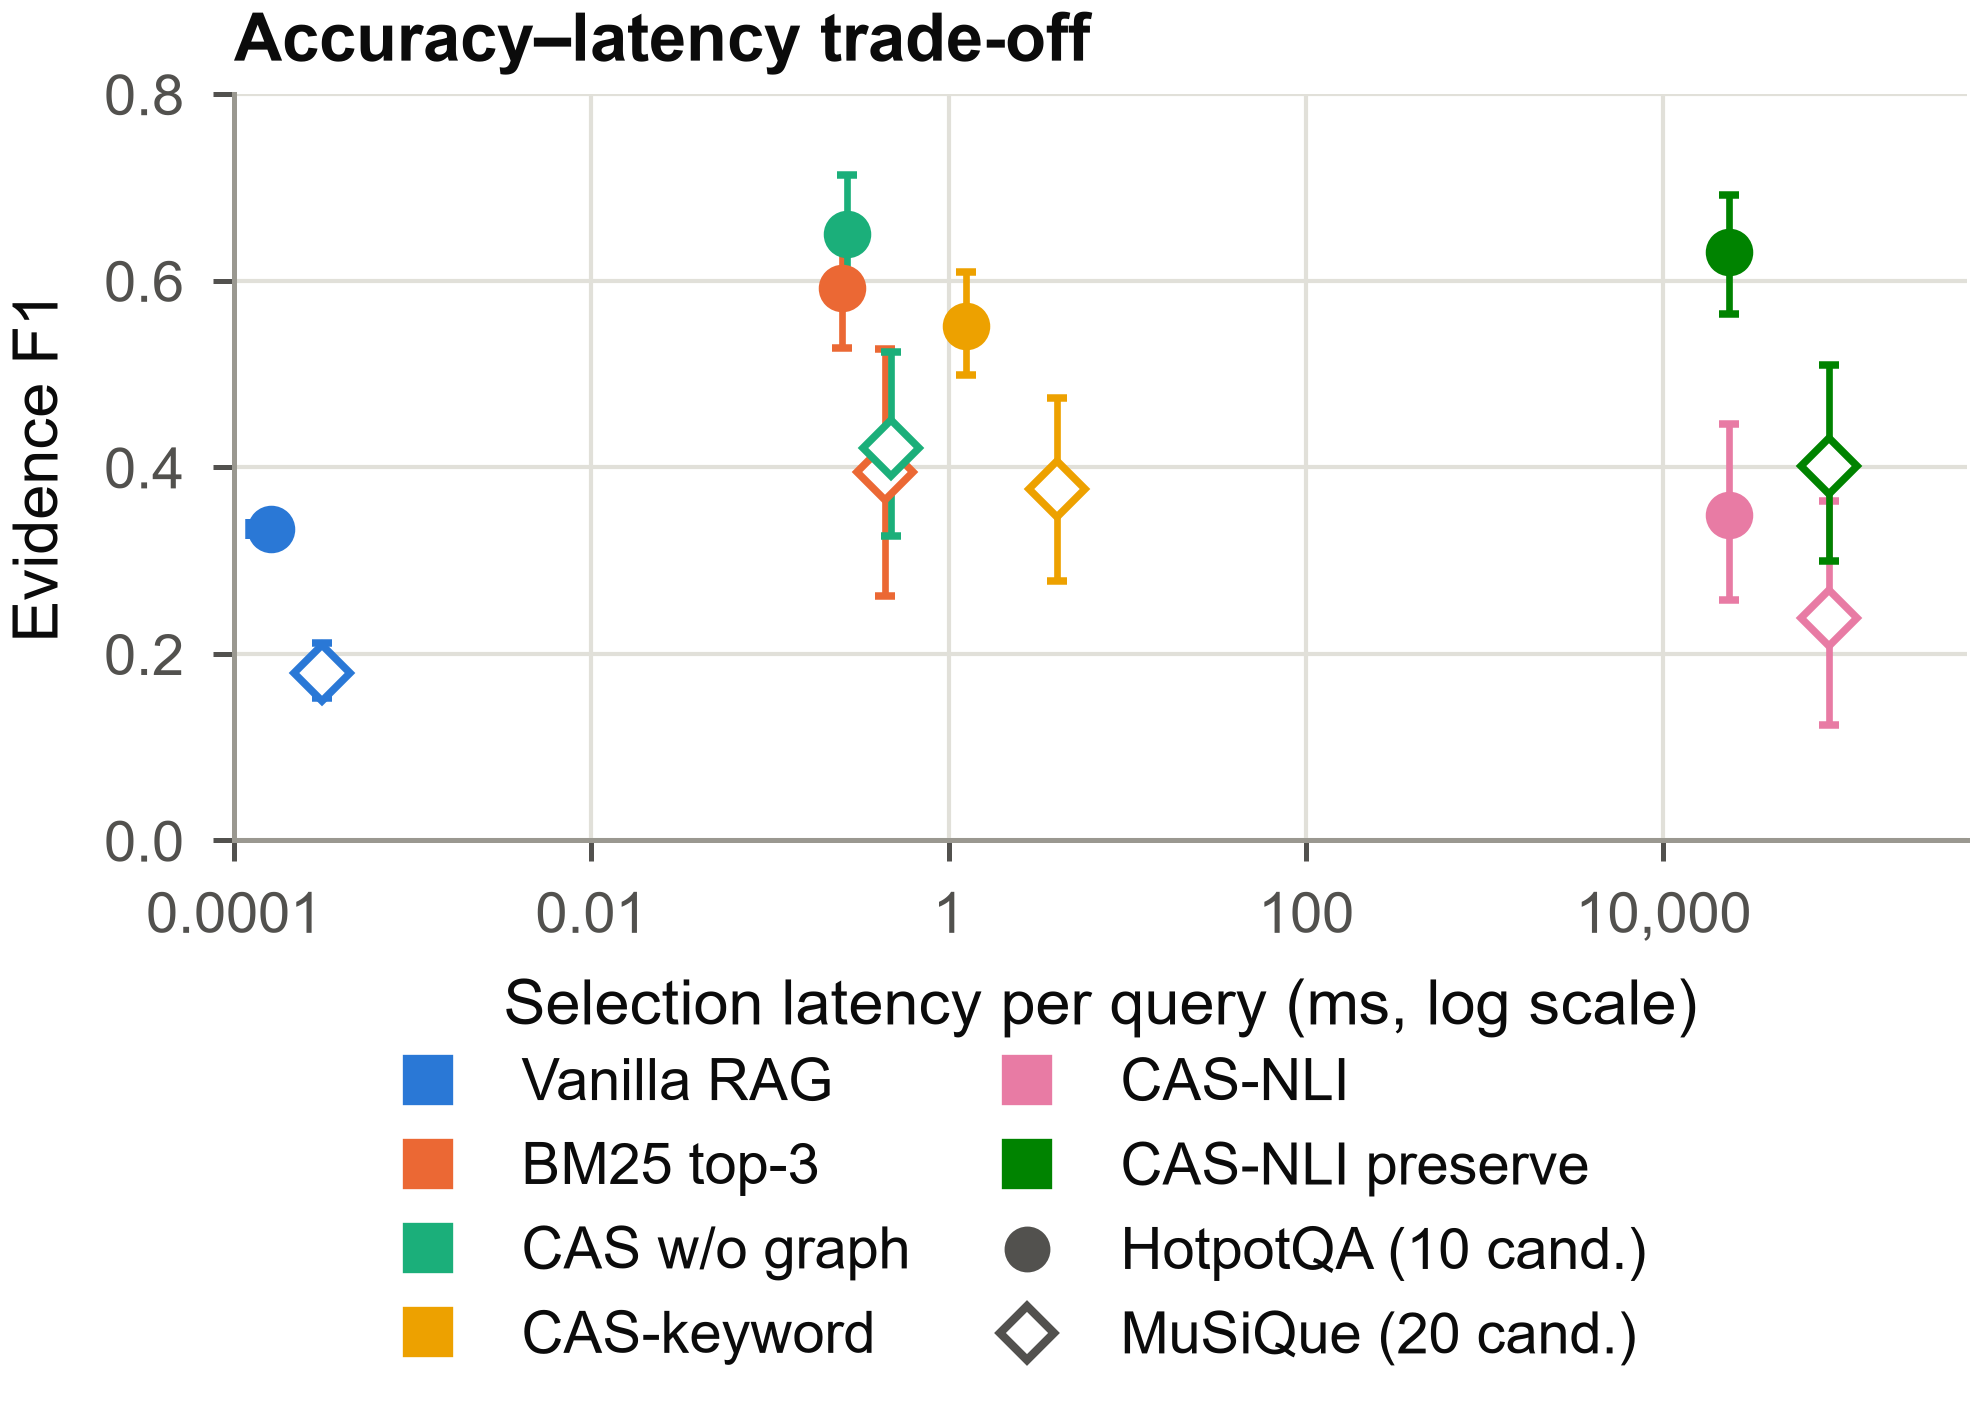

Generate this figure with Python:
"""Fig. 5 - Evidence-selection F1 vs latency (20 timing repeats, CPU, pure Python)."""
from _style import (DATASET_MARKER, INK2, METHOD_COLOR, METHOD_SHORT, SINGLE, load_results, plt, save)

R = load_results()
f1 = {(r["dataset"], r["method"]): r for r in R["evidence_selection"] if r["metric"] == "f1"}
timing = {(t["dataset"], t["method"]): t for t in R["timing"]}
rows = []

fig, ax = plt.subplots(figsize=(SINGLE, 2.7))
for (ds, m), t in timing.items():
    f = f1[(ds, m)]
    x = max(t["ms_per_query_mean"], 1e-4)
    ax.errorbar(x, f["mean"], yerr=[[f["mean"] - f["ci_low"]], [f["ci_high"] - f["mean"]]],
                xerr=t["ms_per_query_sd"], fmt=DATASET_MARKER[ds], color=METHOD_COLOR[m],
                markerfacecolor=METHOD_COLOR[m] if ds == "HotpotQA" else "white",
                markersize=4.8, markeredgewidth=0.9, elinewidth=0.8, capsize=1.2, zorder=3)
    rows.append({"dataset": ds, "method": m, "ms_per_query_mean": t["ms_per_query_mean"],
                 "ms_per_query_sd": t["ms_per_query_sd"], "repeats": t["repeats"],
                 "candidates_per_query": t["candidates_per_query"],
                 "f1": f["mean"], "f1_ci_low": f["ci_low"], "f1_ci_high": f["ci_high"]})
ax.set_xscale("log")
ax.set_xlim(1e-4, 5e5)
ax.set_xticks([1e-4, 1e-2, 1, 1e2, 1e4], ["0.0001", "0.01", "1", "100", "10,000"])
ax.set_ylim(0, 0.8)
ax.set_xlabel("Selection latency per query (ms, log scale)")
ax.set_ylabel("Evidence F1")
ax.grid(axis="both", which="major")

# Legend: color = method, fill = dataset
from matplotlib.lines import Line2D  # noqa: E402
handles = [Line2D([], [], marker="s", linestyle="", color=c, markersize=5, label=METHOD_SHORT[m])
           for m, c in METHOD_COLOR.items()]
handles += [Line2D([], [], marker="o", linestyle="", color=INK2, markersize=4.5, label="HotpotQA (10 cand.)"),
            Line2D([], [], marker="D", linestyle="", color=INK2, markerfacecolor="white", markersize=4.5,
                   label="MuSiQue (20 cand.)")]
ax.legend(handles=handles, loc="upper center", bbox_to_anchor=(0.45, -0.22), ncol=2, columnspacing=1.2)
ax.set_title("Accuracy–latency trade-off", loc="left", fontweight="bold", pad=4)
fig.tight_layout()
save(fig, "fig05_performance_cost", rows)
